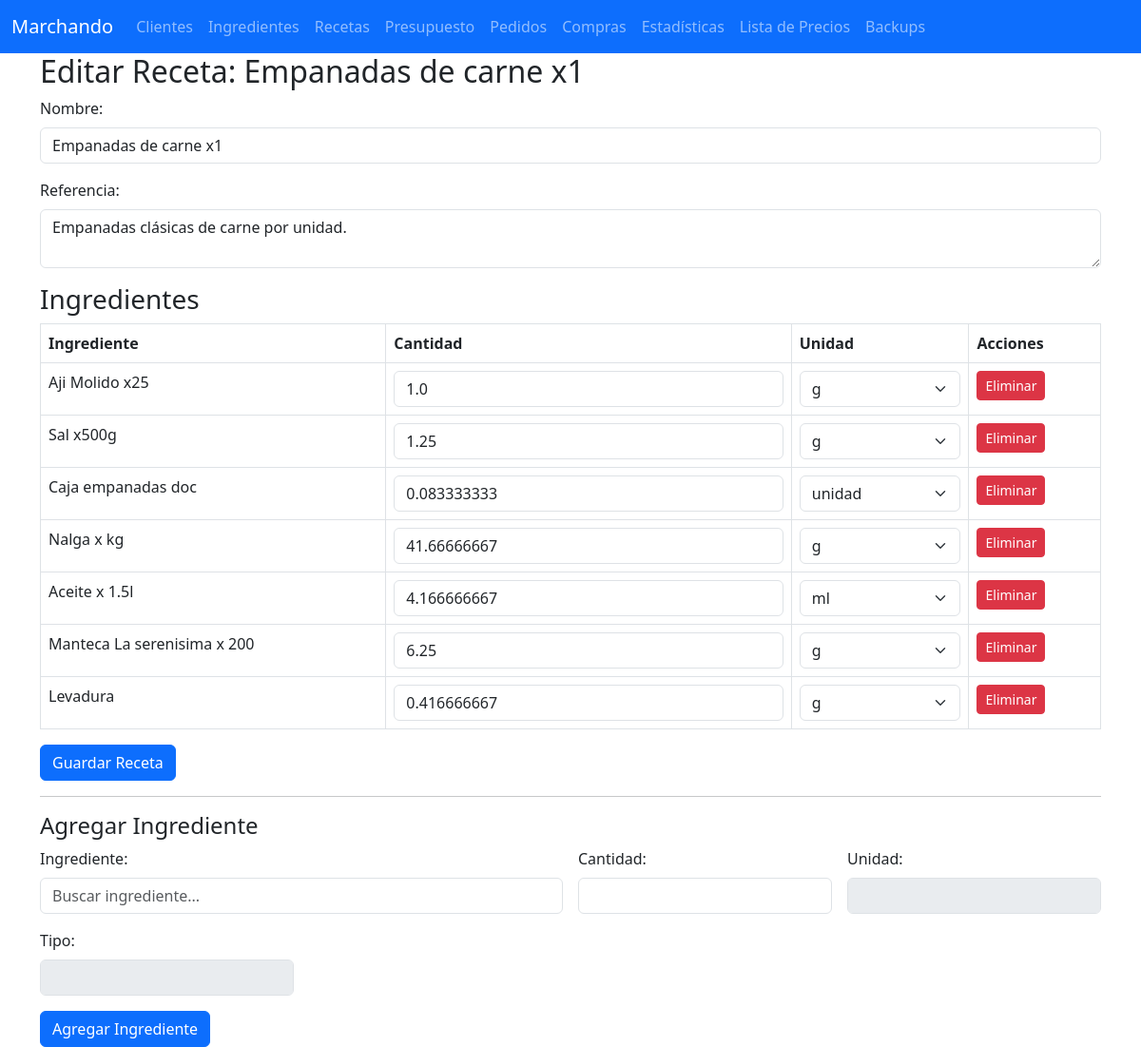
The app's page /modificar_receta/3, older data.
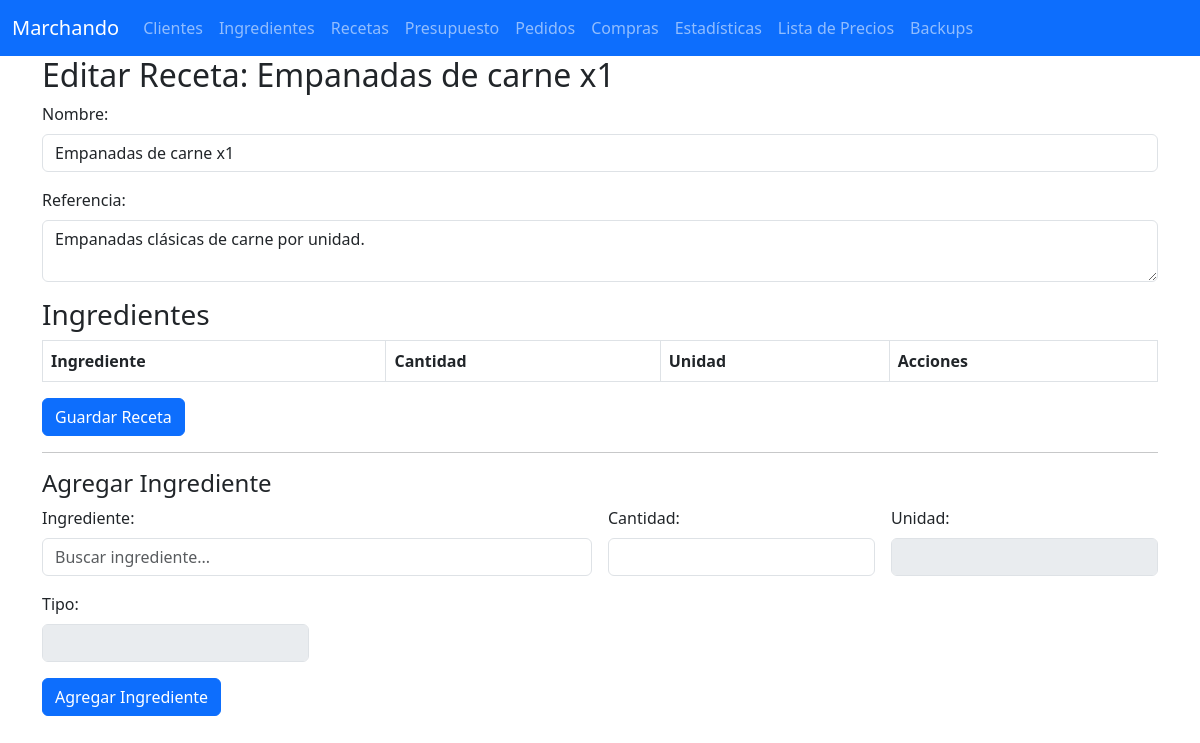
The same page, newer data.
### tables this page shows
CREATE TABLE receta_ingredientes (
    id INTEGER PRIMARY KEY AUTOINCREMENT,
    receta_id INTEGER NOT NULL,
    ingrediente_id INTEGER NOT NULL,
    tipo TEXT,
    cantidad REAL NOT NULL,
    unidad TEXT NOT NULL,
    costo_unitario REAL,
    costo_total REAL,
    FOREIGN KEY (receta_id) REFERENCES recetas(id),
    FOREIGN KEY (ingrediente_id) REFERENCES ingredientes(id),
    UNIQUE(receta_id, ingrediente_id)
);

CREATE TABLE ingredientes (
    id INTEGER PRIMARY KEY AUTOINCREMENT,
    producto TEXT NOT NULL,
    tipo TEXT,
    referencia TEXT,
    cantidad TEXT,
    unidad TEXT,
    costo_total REAL,
    costo_unitario REAL,
    ultima_actualizacion TEXT, codigo_barra,
    UNIQUE(producto)
);

### app.py (the view)
@app.route('/modificar_receta/<int:id>', methods=['GET'])
@login_required
def modificar_receta(id):
    with get_conn() as conn:
        receta = conn.execute('SELECT * FROM recetas WHERE id = ?', (id,)).fetchone()
        ingredientes_receta = conn.execute('''
            SELECT ri.id as ri_id, i.id as ingrediente_id, i.producto, ri.cantidad, ri.unidad
            FROM receta_ingredientes ri
            JOIN ingredientes i ON ri.ingrediente_id = i.id
            WHERE receta_id = ?
        ''', (id,)).fetchall()
    return render_template('editar_receta.html', receta=receta, ingredientes=ingredientes_receta)

### app.py (called while the page is built)
def login_required(f):
    @wraps(f)
    def decorated_function(*args, **kwargs):
        if LOGIN_REQUIRED and not session.get('logged_in'):
            return redirect(url_for('login', next=request.path))
        return f(*args, **kwargs)
    return decorated_function

def get_conn():
    conn = sqlite3.connect(DB_NAME)
    conn.row_factory = sqlite3.Row
    return conn

### templates/editar_receta.html (shortened to what this page needs)
{% extends "base.html" %}
{% block content %}
<h2>Editar Receta: {{ receta.nombre }}</h2>
<form method="POST" action="{{ url_for('actualizar_receta', id=receta.id) }}">
  <div class="mb-3">
    <label for="nombre" class="form-label">Nombre:</label>
    <input type="text" class="form-control" id="nombre" name="nombre" value="{{ receta.nombre }}" required>
  </div>
  <div class="mb-3">
    <label for="referencia" class="form-label">Referencia:</label>
    <textarea class="form-control" id="referencia" name="referencia">{{ receta.referencia }}</textarea>
  </div>
  <h3>Ingredientes</h3>
  <table class="table table-bordered">
    <thead>
      <tr>
        <th>Ingrediente</th>
        <th>Cantidad</th>
        <th>Unidad</th>
        <th>Acciones</th>
      </tr>
    </thead>
    <tbody>
      {% for i in ingredientes %}
      <tr>
        <td>{{ i.producto }}</td>
        <td>
          <input type="number" step="0.01" name="cantidad_{{ i.ri_id }}" value="{{ i.cantidad }}" class="form-control" required>
        </td>
        <td>
          <select name="unidad_{{ i.ri_id }}" class="form-select">
            <option value="g" {% if i.unidad == 'g' %}selected{% endif %}>g</option>
            <option value="ml" {% if i.unidad == 'ml' %}selected{% endif %}>ml</option>
            <option value="unidad" {% if i.unidad == 'unidad' %}selected{% endif %}>unidad</option>
          </select>
        </td>
        <td>
          <a href="{{ url_for('eliminar_ingrediente_receta', ri_id=i.ri_id, receta_id=receta.id) }}" class="btn btn-sm btn-danger">Eliminar</a>
        </td>
      </tr>
      {% endfor %}
    </tbody>
  </table>
  <button type="submit" class="btn btn-primary">Guardar Receta</button>
</form>
<hr>
<h4>Agregar Ingrediente</h4>
<form method="POST" action="{{ url_for('agregar_ingrediente_receta', receta_id=receta.id) }}" class="row g-3">
  <div class="col-md-6">
    <label class="form-label">Ingrediente:</label>
    <input type="text" id="buscador" class="form-control" placeholder="Buscar ingrediente..." autocomplete="off">
  </div>
  <div class="col-md-3">
    <label class="form-label">Cantidad:</label>
    <input type="number" step="0.01" name="cantidad" class="form-control" required>
  </div>
  <div class="col-md-3">
    <label class="form-label">Unidad:</label>
    <input type="text" id="unidad_mostrada" class="form-control" disabled>
  </div>
  <div class="col-md-3">
    <label class="form-label">Tipo:</label>
    <input type="text" id="tipo_mostrado" class="form-control" disabled>
  </div>
  <div class="col-12">
    <button type="submit" class="btn btn-primary">Agregar Ingrediente</button>
  </div>
</form>
{% endblock %}

Row changes from the older to the newer data that the page shows:
removed receta_ingredientes: producto "Aji Molido x25", cantidad "1.0", unidad+id "g"
removed receta_ingredientes: producto "Sal x500g", cantidad "1.25", unidad+id "g"
removed receta_ingredientes: producto "Caja empanadas doc", cantidad "0.083333333", unidad+id "unidad"
removed receta_ingredientes: producto "Nalga x kg", cantidad "41.66666667", unidad+id "g"
removed receta_ingredientes: producto "Aceite x 1.5l", cantidad "4.166666667", unidad+id "ml"
removed receta_ingredientes: producto "Manteca La serenisima x 200", cantidad "6.25", unidad+id "g"
removed receta_ingredientes: producto "Levadura", cantidad "0.416666667", unidad+id "g"
